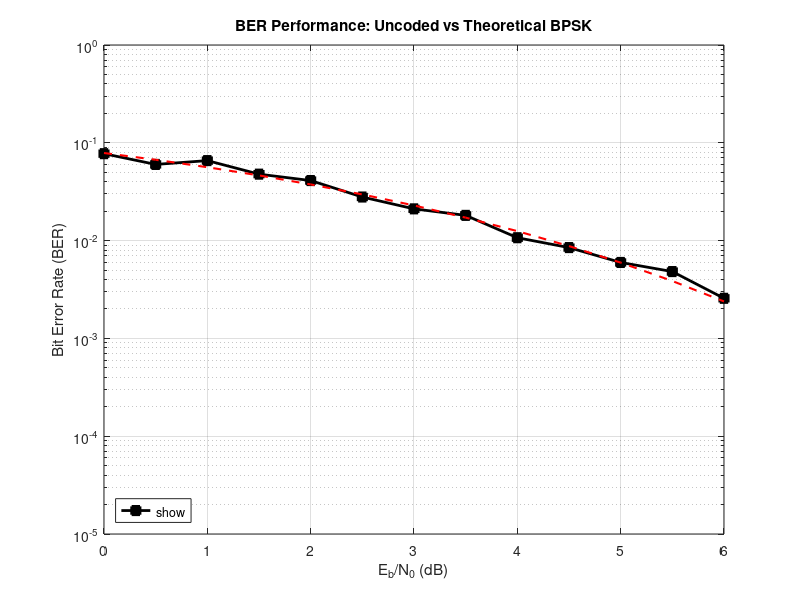

Write MATLAB code to recreate this figure.
clc; clear; close all;

% Simulation Parameters
N = 256;                  
K = 128;                 
EbNodB_range = 0:0.5:6;   
max_frames = 20000;       
max_errors = 100;         

disp('Running Uncoded BPSK...');
BER_uncoded = zeros(1, length(EbNodB_range));

for idx = 1:length(EbNodB_range)
    EbNodB = EbNodB_range(idx);

    snr_linear = 10^(EbNodB / 10);
    sigma = sqrt(1 / (2 * snr_linear));
    
    bit_errors = 0;
    frames = 0;
    
    while bit_errors < max_errors && frames < max_frames
        msg = randi([0 1], 1, K);
        
        % BPSK 
        s = 1 - 2 * msg;
        
        %  AWGN
        noise = sigma * randn(1, K);
        r = s + noise; 
        
        % 4. Hard Demodulation: r < 0 maps back to 1, r >= 0 maps to 0
        msg_hat = r < 0;
        
        % Count errors
        bit_errors = bit_errors + sum(msg ~= msg_hat);
        frames = frames + 1;
    end
    
    BER_uncoded(idx) = bit_errors / (frames * K);
    fprintf('Uncoded | Eb/No = %4.1f dB | BER = %9.2e | Frames = %d\n', EbNodB, BER_uncoded(idx), frames);
end

% Plotting
figure;
% Plot Uncoded
semilogy(EbNodB_range, BER_uncoded, 'k-s', 'LineWidth', 2, 'MarkerFaceColor', 'k', 'DisplayName', 'Uncoded BPSK');
hold on;

% Also plot theoretical Uncoded BPSK for sanity check
theoretical_ber = 0.5 * erfc(sqrt(10.^(EbNodB_range/10)));
semilogy(EbNodB_range, theoretical_ber, 'r--', 'LineWidth', 1.5, 'DisplayName', 'Theoretical BPSK');

grid on;
xlabel('E_b/N_0 (dB)');
ylabel('Bit Error Rate (BER)');
title('BER Performance: Uncoded vs Theoretical BPSK');
legend('show', 'Location', 'southwest');
ylim([1e-5 1]); % Lock y-axis to standard BER viewing range
